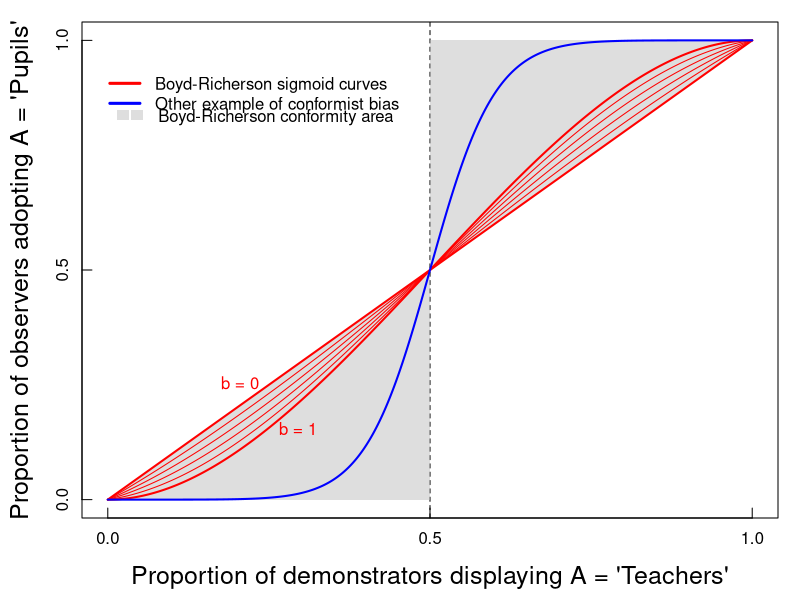
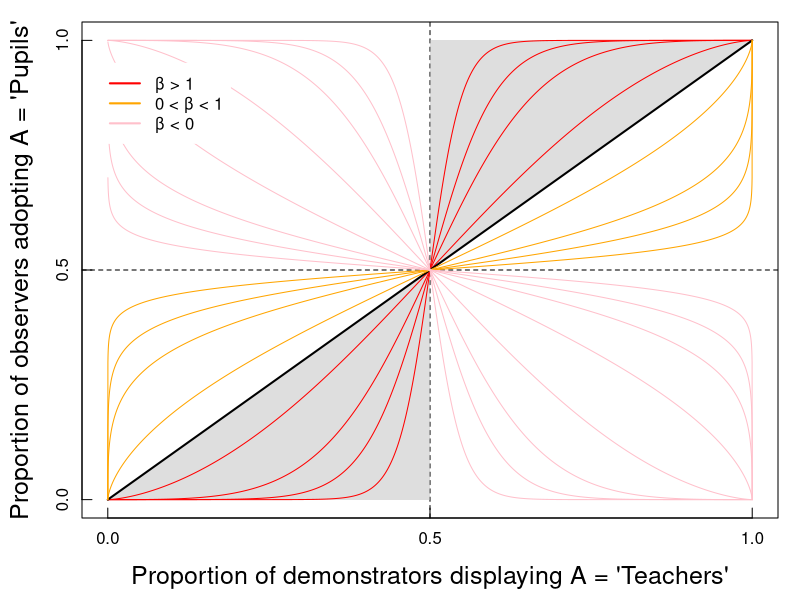
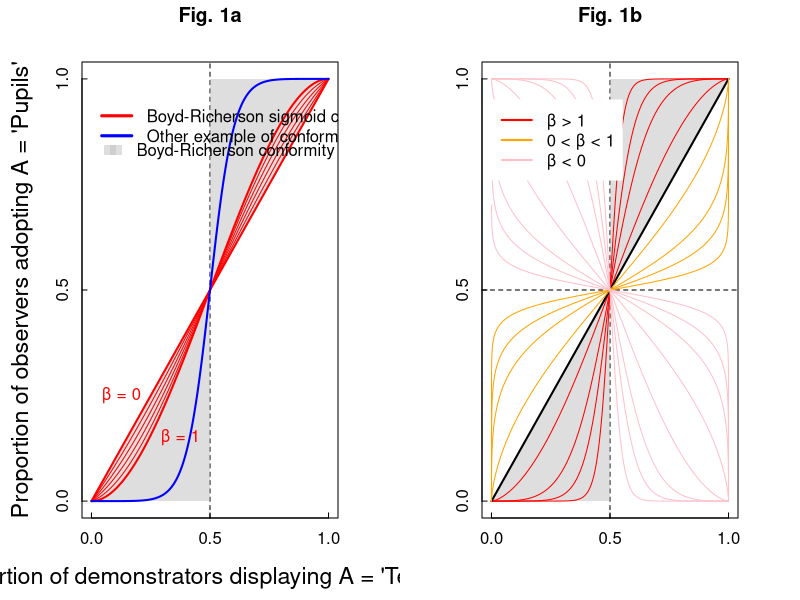

Source code (R) for these figures, in order:



###################################
### GRAPHS FOR CONFORMITY PAPER ###
###################################

q <- seq(0, 1, length=5000)

### GRAPH 1a: BOYD & RICHERSON CONFORMITY CURVES

pdf("~/Documents/GitHub/project-conformity/conformity_graphs/fig1a.pdf")

	layout(1)
	par(mgp=c(2.5,.5,0), mar=c(4,4,1,1)+0.1)

	# Plot frame with random copying as baseline
	plot(q, q, type="n",						# random copying
		xaxp=c(0,1,2), yaxp=c(0,1,2), tck=.02,
		cex.lab=1.5,
		xlab="Proportion of demonstrators displaying A = 'Teachers'",
		ylab="Proportion of observers adopting A = 'Pupils'")
	abline(v = 1/2, lty="dashed")		# vertical line at x = .5
	
	# Fill conformity areas
	polygon(x = c(0, 1/2, 1/2), y = c(0, 0, 1/2), col=adjustcolor("gray", alpha.f=.5), border=NA)
	polygon(x = c(1, 1/2, 1/2), y = c(1, 1, 1/2), col=adjustcolor("gray", alpha.f=.5), border=NA)
	
	# Sigmoid curves
	B <- 1:4/5
	for (β in B) lines(q, q + β*q*(1-q)*(2*q-1), col="red", lwd=1)
	lines(q, q + 0*q*(1-q)*(2*q-1), col="red", lwd=2)
	lines(q, q + 1*q*(1-q)*(2*q-1), col="red", lwd=2)
	
	# Other example of conformist bias
	lines(q, q^5/(q^5 + (1-q)^5), col="blue", lwd=2)
	
	# Legend
	legend(-.02, .95, bty="n",
		legend=c("Boyd-Richerson sigmoid curves", "Other example of conformist bias"),
		col=c("red", "blue"),
		lwd=c(3,3),
		lty=c(1,1)
		)
	legend(-.009, .88, bty="n",		
		legend="",
		fill=adjustcolor("gray", alpha.f=.5),
		border=NA
		)
	legend(.013, .88, bty="n",		# x+0.22
		legend="Boyd-Richerson conformity area",
		fill=adjustcolor("gray", alpha.f=.5),
		border=NA
		)
	text(.25, .25, "b = 0", col="red", pos=2)
	text(.25, .15, "b = 1", col="red", pos=4)

dev.off()

	
### GRAPH 1b: LOGISTIC CONFORMITY CURVES

pdf("~/Documents/GitHub/project-conformity/conformity_graphs/fig1b.pdf")

	layout(1)
	par(mgp=c(2.5,.5,0), mar=c(4,4,1,1)+0.1)

	# Plot frame with random copying as baseline
	plot(q, q, type="n",						# random copying
		xaxp=c(0,1,2), yaxp=c(0,1,2), tck=.02,
		cex.lab=1.5,
		xlab="Proportion of demonstrators displaying A = 'Teachers'",
		ylab="Proportion of observers adopting A = 'Pupils'")
	abline(v = 1/2, lty="dashed")		# vertical line at x = .5
	abline(h = 1/2, lty="dashed")		# horizontal line at y = .5
	
	# Fill conformity areas
	polygon(x = c(0, 1/2, 1/2), y = c(0, 0, 1/2), col=adjustcolor("gray", alpha.f=.5), border=NA)
	polygon(x = c(1, 1/2, 1/2), y = c(1, 1, 1/2), col=adjustcolor("gray", alpha.f=.5), border=NA)
	
	# Sigmoid curves
	B <- c(1.5, 3, 5, 10) ; for (β in B) lines(q, q^β/(q^β + (1-q)^β), col="red", lwd=1)
	β  <- 1 ; lines(q, q^β/(q^β + (1-q)^β), col="black", lwd=2)
	B <- 1/c(1.5, 3, 5, 10) ; for (β in B) lines(q, q^β/(q^β + (1-q)^β), col="orange", lwd=1)
	B <- -c(1/c(1.5, 3, 5, 10), c(1.5, 3, 5, 10)) ; for (β in B) lines(q, q^β/(q^β + (1-q)^β), col="pink", lwd=1)
	
	# Legend
	legend(-.02, .95, bg="white", box.col="white",
		legend=c("β > 1", "0 < β < 1", "β < 0"),
		col=c("red", "orange", "pink"),
		lwd=c(2,2,2),
		lty=c(1,1,1)
		)

dev.off()


### FIGURE 1: BOTH GRAPHS SIDE BY SIDE

png("~/Documents/GitHub/project-conformity/conformity_graphs/fig1.png", width=2*480, height=480)

	layout(matrix(1:2, nrow=1, ncol=2, byrow=T))
	par(mgp=c(2.5,.5,0), mar=c(4,4,3,3)+0.1)
	
	# Plot frame with random copying as baseline
	plot(q, q, type="n",						# random copying
		xaxp=c(0,1,2), yaxp=c(0,1,2), tck=.02,
		cex.lab=1.4,
		xlab="Proportion of demonstrators displaying A = 'Teachers'",
		ylab="Proportion of observers adopting A = 'Pupils'")
	abline(v = 1/2, lty="dashed")		# vertical line at x = .5
	
	# Fill conformity areas
	polygon(x = c(0, 1/2, 1/2), y = c(0, 0, 1/2), col=adjustcolor("gray", alpha.f=.5), border=NA)
	polygon(x = c(1, 1/2, 1/2), y = c(1, 1, 1/2), col=adjustcolor("gray", alpha.f=.5), border=NA)
	
	# Sigmoid curves
	B <- 1:4/5
	for (β in B) lines(q, q + β*q*(1-q)*(2*q-1), col="red", lwd=1)
	lines(q, q + 0*q*(1-q)*(2*q-1), col="red", lwd=2)
	lines(q, q + 1*q*(1-q)*(2*q-1), col="red", lwd=2)
	
	# Other example of conformist bias
	lines(q, q^5/(q^5 + (1-q)^5), col="blue", lwd=2)
	
	# Legend
	legend(-.02, .96, bty="n",
		legend=c("Boyd-Richerson sigmoid curves", "Other example of conformist bias"),
		col=c("red", "blue"),
		lwd=c(3,3),
		lty=c(1,1)
		)
	legend(-.009, .88, bty="n",		
		legend="",
		fill=adjustcolor("gray", alpha.f=.5),
		border=NA
		)
	legend(.013, .88, bty="n",		# x+0.22
		legend="Boyd-Richerson conformity area",
		fill=adjustcolor("gray", alpha.f=.5),
		border=NA
		)
	text(.25, .25, "β = 0", col="red", pos=2)
	text(.25, .15, "β = 1", col="red", pos=4)
	title("Fig. 1a", line=2)
	
	# Plot frame with random copying as baseline
	plot(q, q, type="n",						# random copying
		xaxp=c(0,1,2), yaxp=c(0,1,2), tck=.02,
		cex.lab=1.4,
		xlab="",
		ylab="")
	abline(v = 1/2, lty="dashed")		# vertical line at x = .5
	abline(h = 1/2, lty="dashed")		# horizontal line at y = .5
	
	# Fill conformity areas
	polygon(x = c(0, 1/2, 1/2), y = c(0, 0, 1/2), col=adjustcolor("gray", alpha.f=.5), border=NA)
	polygon(x = c(1, 1/2, 1/2), y = c(1, 1, 1/2), col=adjustcolor("gray", alpha.f=.5), border=NA)
	
	# Sigmoid curves
	B <- c(1.5, 3, 5, 10) ; for (β in B) lines(q, q^β/(q^β + (1-q)^β), col="red", lwd=1)
	β  <- 1 ; lines(q, q^β/(q^β + (1-q)^β), col="black", lwd=2)
	B <- 1/c(1.5, 3, 5, 10) ; for (β in B) lines(q, q^β/(q^β + (1-q)^β), col="orange", lwd=1)
	B <- -c(1/c(1.5, 3, 5, 10), c(1.5, 3, 5, 10)) ; for (β in B) lines(q, q^β/(q^β + (1-q)^β), col="pink", lwd=1)
	
	# Legend
	legend(-.02, .95, bg="white", box.col="white",
		legend=c("β > 1", "0 < β < 1", "β < 0"),
		col=c("red", "orange", "pink"),
		lwd=c(2,2,2),
		lty=c(1,1,1)
		)
	title("Fig. 1b", line=2)

dev.off()





























	
	
	
